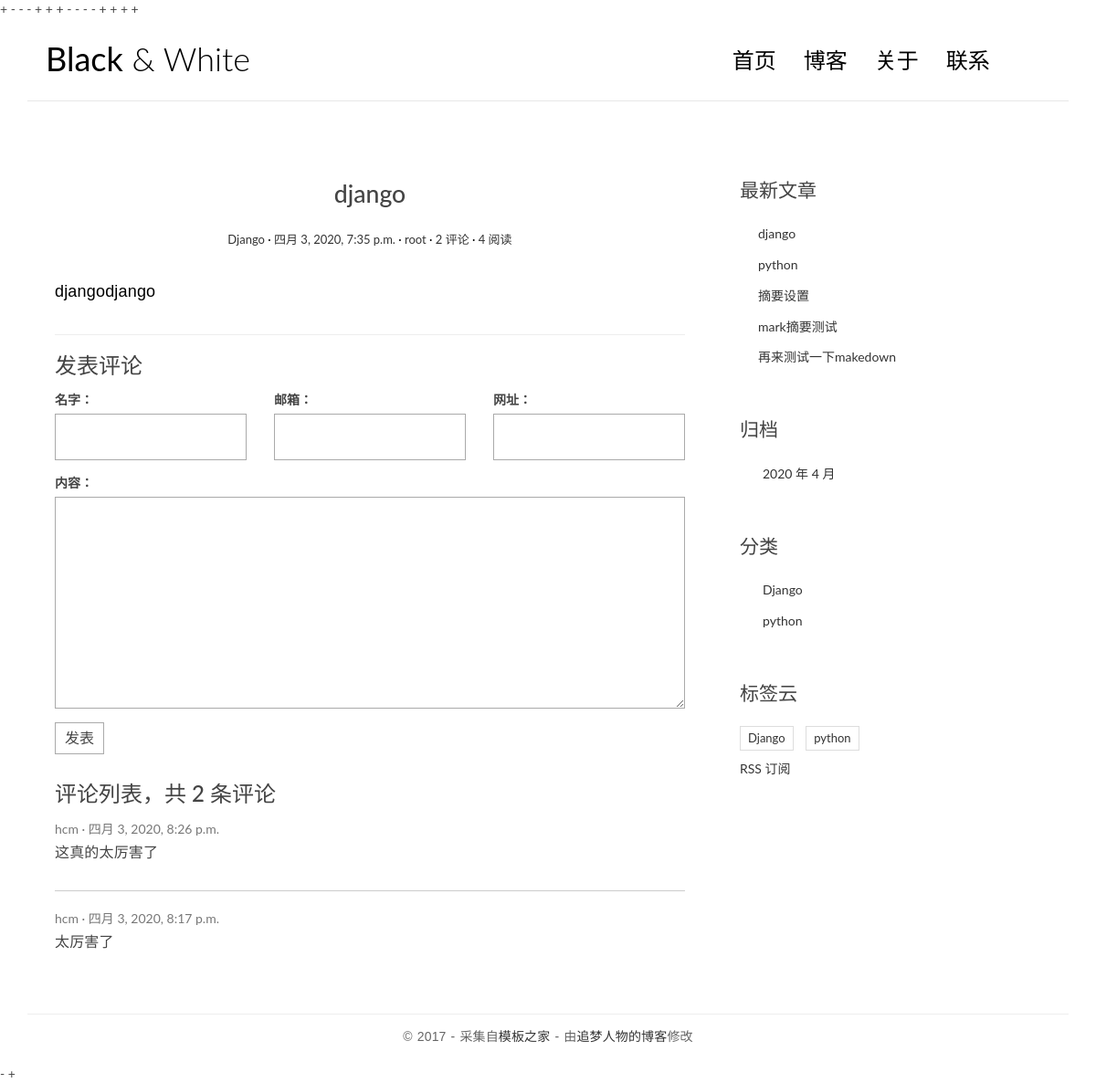
/posts/7, run on the app's committed database.
### blog/models.py (models this page shows, shortened)
class Post(models.Model):
    title = models.CharField('标题', max_length=70)
    body = models.TextField('正文')
    created_time = models.DateTimeField('创建时间', default=timezone.now)
    modified_time = models.DateTimeField('修改时间')
    excerpt = models.CharField('摘要', max_length=200, blank=True)
    category = models.ForeignKey(Category, verbose_name='分类', on_delete=models.CASCADE)
    tags = models.ManyToManyField(Tag, verbose_name='标签', blank=True)
    author = models.ForeignKey(User, verbose_name='作者', on_delete=models.CASCADE)
    views = models.PositiveIntegerField(default=0, editable=False)
    class Meta:
        verbose_name = '文章'
        verbose_name_plural = verbose_name
    def save(self, *args, **kwargs):
        md = markdown.Markdown(extensions=[
            'markdown.extensions.extra',
            'markdown.extensions.codehilite',
        ])
        self.excerpt = strip_tags(md.convert(self.body))[:54]
        super().save(*args, **kwargs)
    def get_absolute_url(self):
        return reverse('blog:detail', kwargs = {
            'pk':self.pk
        })
    def increase_views(self):
        self.views += 1
        self.save(update_fields=['views'])

class Category(models.Model):
    name = models.CharField(max_length=100)
    class Meta:
        verbose_name = '分类'
        verbose_name_plural = verbose_name

class Tag(models.Model):
    name = models.CharField(max_length=100)
    class Meta:
        verbose_name = '标签'
        verbose_name_plural = verbose_name

### comments/models.py (models this page shows, shortened)
class Comment(models.Model):
    name = models.CharField('名字', max_length=50)
    email = models.EmailField('邮箱')
    url = models.URLField('网址', blank=True)
    text = models.TextField('内容')
    created_time = models.DateTimeField('创建时间', default=timezone.now)
    post = models.ForeignKey('blog.Post', verbose_name='文章', on_delete=models.CASCADE)
    class Meta:
        verbose_name = '评论'
        verbose_name_plural = verbose_name

### blog/views.py (the view)
# urls.py: path('posts/<int:pk>', views.detail, name = 'detail'),
def detail(request,pk):
    post = get_object_or_404(Post, pk=pk)
    post.increase_views()
    md = markdown.Markdown(extensions=[
        'markdown.extensions.extra',
        'markdown.extensions.codehilite',
        'markdown.extensions.toc',
        TocExtension(slugify=slugify),
    ])
    post.body = md.convert(post.body)
    m = re.search(r'<div class="toc">\s*<ul>(.*)</ul>\s*</div>', md.toc, re.S)
    post.toc = m.group(1) if m is not None else ''
    return render(request, 'blog/detail.html', context={'post': post})

### comments/forms.py
class CommentForm(forms.ModelForm):
    class Meta:
        model = Comment
        fields = ['name', 'email', 'url', 'text']

### blog/templatetags/blog_extras.py (called while the page is built)
@register.inclusion_tag('blog/inclusions/_recent_posts.html', takes_context=True)
def show_recent_posts(context, num=5):
    return {
        'recent_post_list': Post.objects.all().order_by('-created_time')[:num],
    }

@register.inclusion_tag('blog/inclusions/_archives.html', takes_context=True)
def show_archives(context):
    return {
        'date_list': Post.objects.dates('created_time', 'month', order='DESC'),
    }

@register.inclusion_tag('blog/inclusions/_categories.html', takes_context=True)
def show_categories(context):
    return {
        'category_list': Category.objects.all(),
    }

@register.inclusion_tag('blog/inclusions/_tags.html', takes_context=True)
def show_tags(context):
    return {
        'tag_list': Tag.objects.all(),
    }

### comments/templatetags/comments_extras.py (called while the page is built)
@register.inclusion_tag('comments/inclusions/_form.html', takes_context=True)
def show_comment_form(context, post, form=None):
    if form is None:
        form = CommentForm()
    return {
        'form': form,
        'post': post,
    }

@register.inclusion_tag('comments/inclusions/_list.html', takes_context=True)
def show_comments(context, post):
    comment_list = post.comment_set.all().order_by('-created_time')
    comment_count = comment_list.count()
    return {
        'comment_count': comment_count,
        'comment_list': comment_list,
    }

### templates/blog/detail.html (shortened to what this page needs)
{% extends 'base.html' %}
{% load comments_extras %}
                {% block main %}
                    <article class="post post-{{ post.pk }}">
                         <header class="entry-header">
                        <h1 class="entry-title">{{ post.title }}</h1>
                        <div class="entry-meta">
                          <span class="post-category"><a href="#">{{ post.category.name }}</a></span>
                          <span class="post-date"><a href="#"><time class="entry-date"
                                                                    datetime="{{ post.created_time }}">{{ post.created_time }}</time></a></span>
                          <span class="post-author"><a href="#">{{ post.author }}</a></span>
                          <span class="comments-link"><a href="#comment-area">{{ post.comment_set.count }} 评论</a></span>
                          <span class="views-count"><a href="#">{{ post.views }} 阅读</a></span>
                        </div>
                      </header>
                      <div class="entry-content clearfix">
                        {{ post.body|safe }}
                      </div>
                    </article>
                <section class="comment-area" id="comment-area">
                <div>
                    <hr>
                        <h3>发表评论</h3>
                        {% show_comment_form post %}
                        <div class="comment-list-panel">
                            {% show_comments post %}
                        </div>
                    </div>
                </section>
                {% endblock main %}

### templates/comments/inclusions/_list.html (shortened to what this page needs)
<!DOCTYPE html>
<html lang="en">
<head>
</head>
<body>
    <h3>评论列表，共 <span>{{ comment_count }}</span> 条评论</h3>
        <ul class="comment-list list-unstyled">
          {% for comment in comment_list %}
            <li class="comment-item">
              <span class="nickname">{{ comment.name }}</span>
              <time class="submit-date" datetime="{{ comment.created_time }}">{{ comment.created_time }}</time>
              <div class="text">
                {{ comment.text|linebreaks }}
              </div>
            </li>
          {% empty %}
            暂无评论
          {% endfor %}
        </ul>
</body>
</html>

### templates/blog/inclusions/_recent_posts.html (shortened to what this page needs)
<!DOCTYPE html>
<html lang="en">
<head>
</head>
<body>
    <div class="widget widget-recent-posts">
  <h3 class="widget-title">最新文章</h3>
  <ul>
    {% for post in recent_post_list %}
      <li>
        <a href="{{ post.get_absolute_url }}">{{ post.title }}</a>
      </li>
    {% empty %}
      暂无文章！
    {% endfor %}
  </ul>
</div>
</body>
</html>

### templates/blog/inclusions/_categories.html (shortened to what this page needs)
<!DOCTYPE html>
<html lang="en">
<head>
</head>
<body>
    <div class="widget widget-category">
      <h3 class="widget-title">分类</h3>
      <ul>
        {% for category in category_list %}
          <li>
            <a href="{% url 'blog:category' category.pk %}">{{ category.name }}</a>
          </li>
        {% empty %}
          暂无分类！
        {% endfor %}
      </ul>
    </div>
</body>
</html>

### templates/blog/inclusions/_tags.html (shortened to what this page needs)
<!DOCTYPE html>
<html lang="en">
<head>
</head>
<body>
    <div class="widget widget-tag-cloud">
      <h3 class="widget-title">标签云</h3>
      <ul>
        {% for tag in tag_list %}
          <li>
            <a href="{% url 'blog:tag' tag.pk %}">{{ tag.name }}</a>
          </li>
        {% empty %}
          暂无标签！
        {% endfor %}
      </ul>
    </div>
</body>
</html>

### blog/static/blog/css/custom.css (style rules this page uses)
* { outline: none; }
h1, h2, h3, h4, h5, h6 { margin-top: 0; }
a { color: #333; }
body { color: #444; font-family: 'Lato', sans-serif; }
p { font-family: 'Ubuntu', sans-serif; font-weight: 400; word-spacing: 1px; letter-spacing: 0.01em; }
.post { background: #fff; padding: 30px 30px 0; }
.entry-title { text-align: center; font-size: 1.9em; margin-bottom: 20px; line-height: 1.6; padding: 10px 20px 0; }
.entry-meta { text-align: center; color: #DDDDDD; font-size: 13px; margin-bottom: 30px; }
.entry-content { font-size: 18px; line-height: 1.9; font-weight: 300; color: #000; }
.post-category::after, .post-date::after, .post-author::after, .comments-link::after { content: ' ·'; color: #000; }
.widget { background: #fff; padding: 30px 0 0; }
.widget-title { font-size: 1.5em; margin-bottom: 20px; line-height: 1.6; padding: 10px 0 0; font-weight: 400; }
.widget-recent-posts ul { padding: 0; margin: 0; padding-left: 20px; }
.widget-recent-posts ul li { list-style-type: none; position: relative; line-height: 170%; margin-bottom: 10px; }
.widget-recent-posts ul li::before { content: '\f3d3'; font-family: "Ionicons"; position: absolute; left: -17px; top: 3px; font-size: 16px; color: #000; }
.widget-category ul { padding: 0; margin: 0; padding-left: 25px; }
.widget-category ul li { list-style-type: none; position: relative; line-height: 170%; margin-bottom: 10px; }
.widget-category ul li::before { content: '\f3fe'; font-family: "Ionicons"; position: absolute; left: -25px; top: 1px; font-size: 18px; color: #000; }
.widget-tag-cloud ul { padding: 0; margin: 0; margin-right: -10px; }
.widget-tag-cloud ul li { list-style-type: none; font-size: 13px; display: inline-block; margin-right: 10px; margin-bottom: 10px; padding: 3px 8px; border: 1px solid #ddd; }
.contact-form input, .comment-form input { border: 1px solid #aaa; margin-bottom: 15px; width: 100%; padding: 15px 15px; font-size: 16px; line-height: 100%; transition: 0.4s border-color linear; }
.contact-form textarea, .comment-form textarea { border: 1px solid #aaa; margin-bottom: 15px; width: 100%; padding: 15px 15px; font-size: 16px; line-height: 20px !important; min-height: 183px; transition: 0.4s border-color linear; }
.comment-area { padding: 0 30px 0; }
.comment-list-panel { margin-top: 30px; }
.comment-list { margin-top: 15px; }
.comment-item:not(:last-child) { border-bottom: 1px #ccc solid; margin-bottom: 20px; padding-bottom: 20px; }
.comment-item .nickname, .comment-item .submit-date { color: #777; font-size: 14px; }
.comment-item .nickname:after { content: ' ·'; }
.comment-item .text { padding-top: 5px; font-size: 16px; }

### data on the page
Post: title "django", category.name "Django", created_time "四月 3, 2020, 7:35 p.m.", author "root", comment_set.count "2", views "4", body "djangodjango"
Comment: name "hcm", created_time "四月 3, 2020, 8:26 p.m.", text "这真的太厉害了"
Comment: name "hcm", created_time "四月 3, 2020, 8:17 p.m.", text "太厉害了"
Post: title "python"
Post: title "摘要设置"
Post: title "mark摘要测试"
Post: title "再来测试一下makedown"
Category: name "Django"
Category: name "python"
Tag: name "Django"
Tag: name "python"

### other printed values
{{ comment_count }} "2"
{{ date.year }} "2020"
{{ date.month }} "4"
